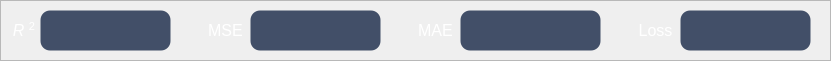
      <widget class="QFrame" name="frame_6">
       <property name="geometry">
        <rect>
         <x>20</x>
         <y>250</y>
         <width>831</width>
         <height>61</height>
        </rect>
       </property>
       <property name="styleSheet">
        <string notr="true">QFrame#frame_6 {
    background-color: #232936;
    border: 0px solid #4268a8;
    border-radius: 18px;
}</string>
       </property>
       <property name="frameShape">
        <enum>QFrame::Shape::StyledPanel</enum>
       </property>
       <property name="frameShadow">
        <enum>QFrame::Shadow::Raised</enum>
       </property>
       <widget class="QLabel" name="label_26">
        <property name="geometry">
         <rect>
          <x>10</x>
          <y>10</y>
          <width>31</width>
          <height>41</height>
         </rect>
        </property>
        <property name="font">
         <font>
          <family>Arial</family>
         </font>
        </property>
        <property name="styleSheet">
         <string notr="true">background:transparent;</string>
        </property>
        <property name="text">
         <string>&lt;html&gt;&lt;head/&gt;&lt;body&gt;&lt;p align=&quot;center&quot;&gt;&lt;span style=&quot; font-size:12pt; font-style:italic; color:#ffffff;&quot;&gt;R &lt;/span&gt;&lt;span style=&quot; font-size:12pt; color:#ffffff; vertical-align:super;&quot;&gt;2 &lt;/span&gt;&lt;/p&gt;&lt;/body&gt;&lt;/html&gt;</string>
        </property>
       </widget>
       <widget class="QLabel" name="label_27">
        <property name="geometry">
         <rect>
          <x>200</x>
          <y>10</y>
          <width>51</width>
          <height>41</height>
         </rect>
        </property>
        <property name="font">
         <font>
          <family>Arial</family>
         </font>
        </property>
        <property name="styleSheet">
         <string notr="true">background:transparent;</string>
        </property>
        <property name="text">
         <string>&lt;html&gt;&lt;head/&gt;&lt;body&gt;&lt;p align=&quot;center&quot;&gt;&lt;span style=&quot; font-size:12pt; color:#ffffff;&quot;&gt;MSE&lt;/span&gt;&lt;/p&gt;&lt;/body&gt;&lt;/html&gt;</string>
        </property>
       </widget>
       <widget class="QLabel" name="label_28">
        <property name="geometry">
         <rect>
          <x>410</x>
          <y>10</y>
          <width>51</width>
          <height>41</height>
         </rect>
        </property>
        <property name="font">
         <font>
          <family>Arial</family>
         </font>
        </property>
        <property name="styleSheet">
         <string notr="true">background:transparent;</string>
        </property>
        <property name="text">
         <string>&lt;html&gt;&lt;head/&gt;&lt;body&gt;&lt;p align=&quot;center&quot;&gt;&lt;span style=&quot; font-size:12pt; color:#ffffff;&quot;&gt;MAE&lt;/span&gt;&lt;/p&gt;&lt;/body&gt;&lt;/html&gt;</string>
        </property>
       </widget>
       <widget class="QPlainTextEdit" name="txt_dl_r2">
        <property name="geometry">
         <rect>
          <x>40</x>
          <y>10</y>
          <width>131</width>
          <height>41</height>
         </rect>
        </property>
        <property name="styleSheet">
         <string notr="true">/* ==================== QPlainTextEdit / QTextEdit ==================== */
/* ==================== QPlainTextEdit / QTextEdit ==================== */
QPlainTextEdit,
QTextEdit
{
	font: 12pt &quot;Arial&quot;;
	background-color: rgba(66, 79, 104, 1);
	border: 1px solid transparent;
	border-radius: 10px;
	font-size: 14px;
	color: rgb(255, 255, 255);
	padding: 6px 6px;                     /* 文本四周留出舒适内边距 */
	selection-background-color: #3478e8;
	selection-color: #ffffff;
}


QPlainTextEdit:hover,
QTextEdit:hover
{	
	border: 1px solid #3478e8;}

QPlainTextEdit:focus,
QTextEdit:focus
{
	border: 1px solid #3478e8;
}

QPlainTextEdit:disabled,
QTextEdit:disabled
{
	background-color: #f6f7f9;
	color: #9498a0;
	border: 1px solid transparent;
}


/* ==================== 深色滚动条（与整体风格统一） ==================== */
QPlainTextEdit QScrollBar:vertical,
QTextEdit QScrollBar:vertical
{
	background: transparent;
	width: 10px;
	margin: 4px 2px 4px 0px;
	border: none;
}

QPlainTextEdit QScrollBar::handle:vertical,
QTextEdit QScrollBar::handle:vertical
{
	background: rgb(90, 105, 135);
	min-height: 24px;
	border-radius: 4px;
}

QPlainTextEdit QScrollBar::handle:vertical:hover,
QTextEdit QScrollBar::handle:vertical:hover
{
	background: rgb(120, 138, 172);
}

QPlainTextEdit QScrollBar::handle:vertical:pressed,
QTextEdit QScrollBar::handle:vertical:pressed
{
	background: #3478e8;
}

/* 去掉上下箭头和页步进区域（现代风格通常隐藏） */
QPlainTextEdit QScrollBar::add-line:vertical,
QPlainTextEdit QScrollBar::sub-line:vertical,
QTextEdit QScrollBar::add-line:vertical,
QTextEdit QScrollBar::sub-line:vertical
{
	height: 0px;
	background: transparent;
}

QPlainTextEdit QScrollBar::add-page:vertical,
QPlainTextEdit QScrollBar::sub-page:vertical,
QTextEdit QScrollBar::add-page:vertical,
QTextEdit QScrollBar::sub-page:vertical
{
	background: transparent;
}

/* 水平滚动条 */
QPlainTextEdit QScrollBar:horizontal,
QTextEdit QScrollBar:horizontal
{
	background: transparent;
	height: 10px;
	margin: 0px 4px 2px 4px;
	border: none;
}

QPlainTextEdit QScrollBar::handle:horizontal,
QTextEdit QScrollBar::handle:horizontal
{
	background: rgb(90, 105, 135);
	min-width: 24px;
	border-radius: 4px;
}

QPlainTextEdit QScrollBar::handle:horizontal:hover,
QTextEdit QScrollBar::handle:horizontal:hover
{
	background: rgb(120, 138, 172);
}

QPlainTextEdit QScrollBar::handle:horizontal:pressed,
QTextEdit QScrollBar::handle:horizontal:pressed
{
	background: #3478e8;
}

QPlainTextEdit QScrollBar::add-line:horizontal,
QPlainTextEdit QScrollBar::sub-line:horizontal,
QTextEdit QScrollBar::add-line:horizontal,
QTextEdit QScrollBar::sub-line:horizontal
{
	width: 0px;
	background: transparent;
}

QPlainTextEdit QScrollBar::add-page:horizontal,
QPlainTextEdit QScrollBar::sub-page:horizontal,
QTextEdit QScrollBar::add-page:horizontal,
QTextEdit QScrollBar::sub-page:horizontal
{
	background: transparent;
}</string>
        </property>
       </widget>
       <widget class="QPlainTextEdit" name="txt_dl_mse">
        <property name="geometry">
         <rect>
          <x>250</x>
          <y>10</y>
          <width>131</width>
          <height>41</height>
         </rect>
        </property>
        <property name="styleSheet">
         <string notr="true">/* ==================== QPlainTextEdit / QTextEdit ==================== */
/* ==================== QPlainTextEdit / QTextEdit ==================== */
QPlainTextEdit,
QTextEdit
{
	font: 12pt &quot;Arial&quot;;
	background-color: rgba(66, 79, 104, 1);
	border: 1px solid transparent;
	border-radius: 10px;
	font-size: 14px;
	color: rgb(255, 255, 255);
	padding: 6px 6px;                     /* 文本四周留出舒适内边距 */
	selection-background-color: #3478e8;
	selection-color: #ffffff;
}


QPlainTextEdit:hover,
QTextEdit:hover
{	
	border: 1px solid #3478e8;}

QPlainTextEdit:focus,
QTextEdit:focus
{
	border: 1px solid #3478e8;
}

QPlainTextEdit:disabled,
QTextEdit:disabled
{
	background-color: #f6f7f9;
	color: #9498a0;
	border: 1px solid transparent;
}


/* ==================== 深色滚动条（与整体风格统一） ==================== */
QPlainTextEdit QScrollBar:vertical,
QTextEdit QScrollBar:vertical
{
	background: transparent;
	width: 10px;
	margin: 4px 2px 4px 0px;
	border: none;
}

QPlainTextEdit QScrollBar::handle:vertical,
QTextEdit QScrollBar::handle:vertical
{
	background: rgb(90, 105, 135);
	min-height: 24px;
	border-radius: 4px;
}

QPlainTextEdit QScrollBar::handle:vertical:hover,
QTextEdit QScrollBar::handle:vertical:hover
{
	background: rgb(120, 138, 172);
}

QPlainTextEdit QScrollBar::handle:vertical:pressed,
QTextEdit QScrollBar::handle:vertical:pressed
{
	background: #3478e8;
}

/* 去掉上下箭头和页步进区域（现代风格通常隐藏） */
QPlainTextEdit QScrollBar::add-line:vertical,
QPlainTextEdit QScrollBar::sub-line:vertical,
QTextEdit QScrollBar::add-line:vertical,
QTextEdit QScrollBar::sub-line:vertical
{
	height: 0px;
	background: transparent;
}

QPlainTextEdit QScrollBar::add-page:vertical,
QPlainTextEdit QScrollBar::sub-page:vertical,
QTextEdit QScrollBar::add-page:vertical,
QTextEdit QScrollBar::sub-page:vertical
{
	background: transparent;
}

/* 水平滚动条 */
QPlainTextEdit QScrollBar:horizontal,
QTextEdit QScrollBar:horizontal
{
	background: transparent;
	height: 10px;
	margin: 0px 4px 2px 4px;
	border: none;
}

QPlainTextEdit QScrollBar::handle:horizontal,
QTextEdit QScrollBar::handle:horizontal
{
	background: rgb(90, 105, 135);
	min-width: 24px;
	border-radius: 4px;
}

QPlainTextEdit QScrollBar::handle:horizontal:hover,
QTextEdit QScrollBar::handle:horizontal:hover
{
	background: rgb(120, 138, 172);
}

QPlainTextEdit QScrollBar::handle:horizontal:pressed,
QTextEdit QScrollBar::handle:horizontal:pressed
{
	background: #3478e8;
}

QPlainTextEdit QScrollBar::add-line:horizontal,
QPlainTextEdit QScrollBar::sub-line:horizontal,
QTextEdit QScrollBar::add-line:horizontal,
QTextEdit QScrollBar::sub-line:horizontal
{
	width: 0px;
	background: transparent;
}

QPlainTextEdit QScrollBar::add-page:horizontal,
QPlainTextEdit QScrollBar::sub-page:horizontal,
QTextEdit QScrollBar::add-page:horizontal,
QTextEdit QScrollBar::sub-page:horizontal
{
	background: transparent;
}</string>
        </property>
       </widget>
       <widget class="QPlainTextEdit" name="txt_dl_mae">
        <property name="geometry">
         <rect>
          <x>460</x>
          <y>10</y>
          <width>141</width>
          <height>41</height>
         </rect>
        </property>
        <property name="styleSheet">
         <string notr="true">/* ==================== QPlainTextEdit / QTextEdit ==================== */
/* ==================== QPlainTextEdit / QTextEdit ==================== */
QPlainTextEdit,
QTextEdit
{
	font: 12pt &quot;Arial&quot;;
	background-color: rgba(66, 79, 104, 1);
	border: 1px solid transparent;
	border-radius: 10px;
	font-size: 14px;
	color: rgb(255, 255, 255);
	padding: 6px 6px;                     /* 文本四周留出舒适内边距 */
	selection-background-color: #3478e8;
	selection-color: #ffffff;
}


QPlainTextEdit:hover,
QTextEdit:hover
{	
	border: 1px solid #3478e8;}

QPlainTextEdit:focus,
QTextEdit:focus
{
	border: 1px solid #3478e8;
}

QPlainTextEdit:disabled,
QTextEdit:disabled
{
	background-color: #f6f7f9;
	color: #9498a0;
	border: 1px solid transparent;
}


/* ==================== 深色滚动条（与整体风格统一） ==================== */
QPlainTextEdit QScrollBar:vertical,
QTextEdit QScrollBar:vertical
{
	background: transparent;
	width: 10px;
	margin: 4px 2px 4px 0px;
	border: none;
}

QPlainTextEdit QScrollBar::handle:vertical,
QTextEdit QScrollBar::handle:vertical
{
	background: rgb(90, 105, 135);
	min-height: 24px;
	border-radius: 4px;
}

QPlainTextEdit QScrollBar::handle:vertical:hover,
QTextEdit QScrollBar::handle:vertical:hover
{
	background: rgb(120, 138, 172);
}

QPlainTextEdit QScrollBar::handle:vertical:pressed,
QTextEdit QScrollBar::handle:vertical:pressed
{
	background: #3478e8;
}

/* 去掉上下箭头和页步进区域（现代风格通常隐藏） */
QPlainTextEdit QScrollBar::add-line:vertical,
QPlainTextEdit QScrollBar::sub-line:vertical,
QTextEdit QScrollBar::add-line:vertical,
QTextEdit QScrollBar::sub-line:vertical
{
	height: 0px;
	background: transparent;
}

QPlainTextEdit QScrollBar::add-page:vertical,
QPlainTextEdit QScrollBar::sub-page:vertical,
QTextEdit QScrollBar::add-page:vertical,
QTextEdit QScrollBar::sub-page:vertical
{
	background: transparent;
}

/* 水平滚动条 */
QPlainTextEdit QScrollBar:horizontal,
QTextEdit QScrollBar:horizontal
{
	background: transparent;
	height: 10px;
	margin: 0px 4px 2px 4px;
	border: none;
}

QPlainTextEdit QScrollBar::handle:horizontal,
QTextEdit QScrollBar::handle:horizontal
{
	background: rgb(90, 105, 135);
	min-width: 24px;
	border-radius: 4px;
}

QPlainTextEdit QScrollBar::handle:horizontal:hover,
QTextEdit QScrollBar::handle:horizontal:hover
{
	background: rgb(120, 138, 172);
}

QPlainTextEdit QScrollBar::handle:horizontal:pressed,
QTextEdit QScrollBar::handle:horizontal:pressed
{
	background: #3478e8;
}

QPlainTextEdit QScrollBar::add-line:horizontal,
QPlainTextEdit QScrollBar::sub-line:horizontal,
QTextEdit QScrollBar::add-line:horizontal,
QTextEdit QScrollBar::sub-line:horizontal
{
	width: 0px;
	background: transparent;
}

QPlainTextEdit QScrollBar::add-page:horizontal,
QPlainTextEdit QScrollBar::sub-page:horizontal,
QTextEdit QScrollBar::add-page:horizontal,
QTextEdit QScrollBar::sub-page:horizontal
{
	background: transparent;
}</string>
        </property>
       </widget>
       <widget class="QLabel" name="label_33">
        <property name="geometry">
         <rect>
          <x>630</x>
          <y>10</y>
          <width>51</width>
          <height>41</height>
         </rect>
        </property>
        <property name="font">
         <font>
          <family>Arial</family>
         </font>
        </property>
        <property name="styleSheet">
         <string notr="true">background:transparent;</string>
        </property>
        <property name="text">
         <string>&lt;html&gt;&lt;head/&gt;&lt;body&gt;&lt;p align=&quot;center&quot;&gt;&lt;span style=&quot; font-size:12pt; color:#ffffff;&quot;&gt;Loss&lt;/span&gt;&lt;/p&gt;&lt;/body&gt;&lt;/html&gt;</string>
        </property>
       </widget>
       <widget class="QPlainTextEdit" name="txt_dl_loss">
        <property name="geometry">
         <rect>
          <x>680</x>
          <y>10</y>
          <width>131</width>
          <height>41</height>
         </rect>
        </property>
        <property name="styleSheet">
         <string notr="true">/* ==================== QPlainTextEdit / QTextEdit ==================== */
/* ==================== QPlainTextEdit / QTextEdit ==================== */
QPlainTextEdit,
QTextEdit
{
	font: 12pt &quot;Arial&quot;;
	background-color: rgba(66, 79, 104, 1);
	border: 1px solid transparent;
	border-radius: 10px;
	font-size: 14px;
	color: rgb(255, 255, 255);
	padding: 6px 6px;                     /* 文本四周留出舒适内边距 */
	selection-background-color: #3478e8;
	selection-color: #ffffff;
}


QPlainTextEdit:hover,
QTextEdit:hover
{	
	border: 1px solid #3478e8;}

QPlainTextEdit:focus,
QTextEdit:focus
{
	border: 1px solid #3478e8;
}

QPlainTextEdit:disabled,
QTextEdit:disabled
{
	background-color: #f6f7f9;
	color: #9498a0;
	border: 1px solid transparent;
}


/* ==================== 深色滚动条（与整体风格统一） ==================== */
QPlainTextEdit QScrollBar:vertical,
QTextEdit QScrollBar:vertical
{
	background: transparent;
	width: 10px;
	margin: 4px 2px 4px 0px;
	border: none;
}

QPlainTextEdit QScrollBar::handle:vertical,
QTextEdit QScrollBar::handle:vertical
{
	background: rgb(90, 105, 135);
	min-height: 24px;
	border-radius: 4px;
}

QPlainTextEdit QScrollBar::handle:vertical:hover,
QTextEdit QScrollBar::handle:vertical:hover
{
	background: rgb(120, 138, 172);
}

QPlainTextEdit QScrollBar::handle:vertical:pressed,
QTextEdit QScrollBar::handle:vertical:pressed
{
	background: #3478e8;
}

/* 去掉上下箭头和页步进区域（现代风格通常隐藏） */
QPlainTextEdit QScrollBar::add-line:vertical,
QPlainTextEdit QScrollBar::sub-line:vertical,
QTextEdit QScrollBar::add-line:vertical,
QTextEdit QScrollBar::sub-line:vertical
{
	height: 0px;
	background: transparent;
}

QPlainTextEdit QScrollBar::add-page:vertical,
QPlainTextEdit QScrollBar::sub-page:vertical,
QTextEdit QScrollBar::add-page:vertical,
QTextEdit QScrollBar::sub-page:vertical
{
	background: transparent;
}

/* 水平滚动条 */
QPlainTextEdit QScrollBar:horizontal,
QTextEdit QScrollBar:horizontal
{
	background: transparent;
	height: 10px;
	margin: 0px 4px 2px 4px;
	border: none;
}

QPlainTextEdit QScrollBar::handle:horizontal,
QTextEdit QScrollBar::handle:horizontal
{
	background: rgb(90, 105, 135);
	min-width: 24px;
	border-radius: 4px;
}

QPlainTextEdit QScrollBar::handle:horizontal:hover,
QTextEdit QScrollBar::handle:horizontal:hover
{
	background: rgb(120, 138, 172);
}

QPlainTextEdit QScrollBar::handle:horizontal:pressed,
QTextEdit QScrollBar::handle:horizontal:pressed
{
	background: #3478e8;
}

QPlainTextEdit QScrollBar::add-line:horizontal,
QPlainTextEdit QScrollBar::sub-line:horizontal,
QTextEdit QScrollBar::add-line:horizontal,
QTextEdit QScrollBar::sub-line:horizontal
{
	width: 0px;
	background: transparent;
}

QPlainTextEdit QScrollBar::add-page:horizontal,
QPlainTextEdit QScrollBar::sub-page:horizontal,
QTextEdit QScrollBar::add-page:horizontal,
QTextEdit QScrollBar::sub-page:horizontal
{
	background: transparent;
}</string>
        </property>
       </widget>
      </widget>
